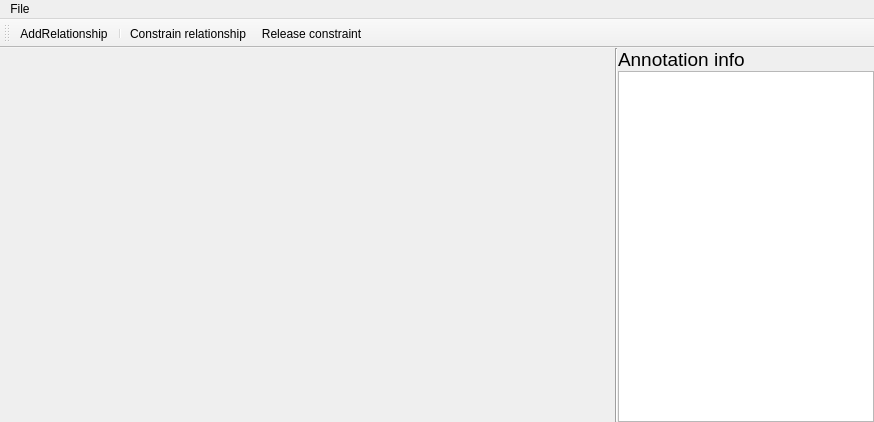
<?xml version="1.0" encoding="UTF-8"?>
<ui version="4.0">
 <class>RelationshipsDialog</class>
 <widget class="QMainWindow" name="RelationshipsDialog">
  <property name="geometry">
   <rect>
    <x>0</x>
    <y>0</y>
    <width>874</width>
    <height>422</height>
   </rect>
  </property>
  <property name="sizePolicy">
   <sizepolicy hsizetype="Expanding" vsizetype="Expanding">
    <horstretch>0</horstretch>
    <verstretch>0</verstretch>
   </sizepolicy>
  </property>
  <property name="minimumSize">
   <size>
    <width>400</width>
    <height>300</height>
   </size>
  </property>
  <property name="windowTitle">
   <string>RelationshipsDialog</string>
  </property>
  <widget class="QWidget" name="CentralWidget">
   <layout class="QVBoxLayout" name="verticalLayout">
    <property name="spacing">
     <number>0</number>
    </property>
    <property name="leftMargin">
     <number>0</number>
    </property>
    <property name="topMargin">
     <number>0</number>
    </property>
    <property name="rightMargin">
     <number>0</number>
    </property>
    <property name="bottomMargin">
     <number>0</number>
    </property>
    <item>
     <layout class="QHBoxLayout" name="horizontalLayout">
      <property name="spacing">
       <number>0</number>
      </property>
      <item>
       <widget class="QVTKWidget" name="qvtkWidget" native="true">
        <property name="sizePolicy">
         <sizepolicy hsizetype="Expanding" vsizetype="Expanding">
          <horstretch>0</horstretch>
          <verstretch>0</verstretch>
         </sizepolicy>
        </property>
       </widget>
      </item>
      <item>
       <widget class="Line" name="line">
        <property name="orientation">
         <enum>Qt::Vertical</enum>
        </property>
       </widget>
      </item>
      <item>
       <layout class="QVBoxLayout" name="verticalLayout_2">
        <property name="spacing">
         <number>0</number>
        </property>
        <property name="leftMargin">
         <number>0</number>
        </property>
        <item>
         <widget class="QLabel" name="label">
          <property name="sizePolicy">
           <sizepolicy hsizetype="Fixed" vsizetype="Preferred">
            <horstretch>0</horstretch>
            <verstretch>0</verstretch>
           </sizepolicy>
          </property>
          <property name="font">
           <font>
            <pointsize>14</pointsize>
           </font>
          </property>
          <property name="text">
           <string>Annotation info</string>
          </property>
          <property name="margin">
           <number>4</number>
          </property>
         </widget>
        </item>
        <item>
         <widget class="QListView" name="listView">
          <property name="sizePolicy">
           <sizepolicy hsizetype="Fixed" vsizetype="Expanding">
            <horstretch>0</horstretch>
            <verstretch>0</verstretch>
           </sizepolicy>
          </property>
          <property name="minimumSize">
           <size>
            <width>200</width>
            <height>0</height>
           </size>
          </property>
          <property name="maximumSize">
           <size>
            <width>400</width>
            <height>16777215</height>
           </size>
          </property>
          <property name="verticalScrollBarPolicy">
           <enum>Qt::ScrollBarAsNeeded</enum>
          </property>
          <property name="resizeMode">
           <enum>QListView::Fixed</enum>
          </property>
         </widget>
        </item>
       </layout>
      </item>
     </layout>
    </item>
   </layout>
  </widget>
  <widget class="QToolBar" name="toolBar">
   <property name="enabled">
    <bool>true</bool>
   </property>
   <property name="windowTitle">
    <string>toolBar</string>
   </property>
   <attribute name="toolBarArea">
    <enum>TopToolBarArea</enum>
   </attribute>
   <attribute name="toolBarBreak">
    <bool>false</bool>
   </attribute>
   <addaction name="actionAddRelationship"/>
   <addaction name="separator"/>
   <addaction name="actionConstrainRelationship"/>
   <addaction name="actionReleaseConstraints"/>
  </widget>
  <widget class="QMenuBar" name="menuBar">
   <property name="geometry">
    <rect>
     <x>0</x>
     <y>0</y>
     <width>874</width>
     <height>22</height>
    </rect>
   </property>
   <widget class="QMenu" name="menuFile">
    <property name="title">
     <string>File</string>
    </property>
    <addaction name="actionSave"/>
    <addaction name="actionLoad"/>
   </widget>
   <addaction name="menuFile"/>
  </widget>
  <action name="actionAddRelationship">
   <property name="enabled">
    <bool>true</bool>
   </property>
   <property name="icon">
    <iconset resource="../Icons/icons.qrc">
     <normaloff>:/Icons/relationship.png</normaloff>:/Icons/relationship.png</iconset>
   </property>
   <property name="text">
    <string>AddRelationship</string>
   </property>
  </action>
  <action name="actionConstrainRelationship">
   <property name="enabled">
    <bool>true</bool>
   </property>
   <property name="icon">
    <iconset resource="../Icons/icons.qrc">
     <normaloff>:/Icons/constraint.png</normaloff>:/Icons/constraint.png</iconset>
   </property>
   <property name="text">
    <string>Constrain relationship</string>
   </property>
  </action>
  <action name="actionSave">
   <property name="text">
    <string>Save relationships' graph</string>
   </property>
  </action>
  <action name="actionLoad">
   <property name="text">
    <string>Load relatioships' graph</string>
   </property>
  </action>
  <action name="actionReleaseConstraints">
   <property name="icon">
    <iconset resource="../Icons/icons.qrc">
     <normaloff>:/Icons/unconstraint.png</normaloff>:/Icons/unconstraint.png</iconset>
   </property>
   <property name="text">
    <string>Release constraint</string>
   </property>
  </action>
 </widget>
 <customwidgets>
  <customwidget>
   <class>QVTKWidget</class>
   <extends>QWidget</extends>
   <header>QVTKWidget.h</header>
  </customwidget>
 </customwidgets>
 <resources>
  <include location="../Icons/icons.qrc"/>
  <include location="../Icons/icons.qrc"/>
  <include location="../Icons/icons.qrc"/>
  <include location="../Icons/icons.qrc"/>
  <include location="../Icons/icons.qrc"/>
 </resources>
 <connections/>
</ui>
